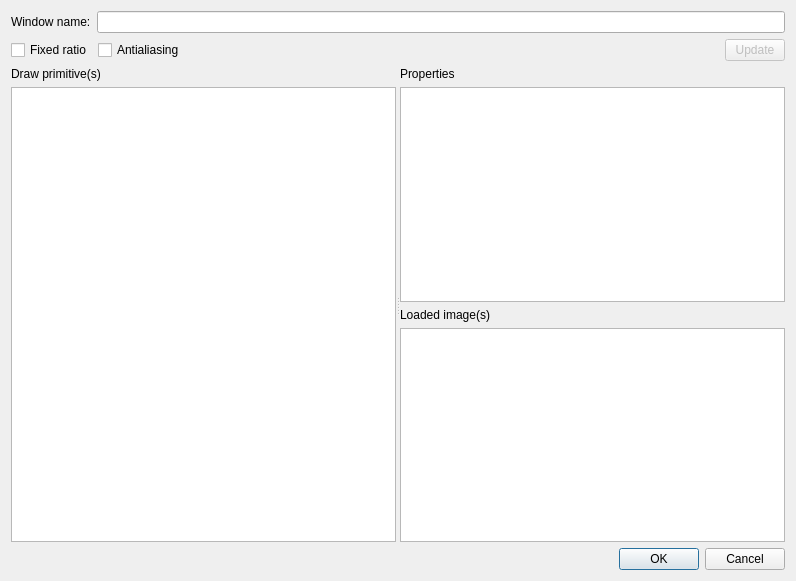
<?xml version="1.0" encoding="UTF-8"?>
<ui version="4.0">
 <class>UserDrawConfigDialog</class>
 <widget class="QDialog" name="UserDrawConfigDialog">
  <property name="geometry">
   <rect>
    <x>0</x>
    <y>0</y>
    <width>796</width>
    <height>581</height>
   </rect>
  </property>
  <property name="windowTitle">
   <string>Configure user draw window</string>
  </property>
  <layout class="QVBoxLayout" name="verticalLayout_3">
   <item>
    <layout class="QHBoxLayout" name="horizontalLayout">
     <item>
      <widget class="QLabel" name="label">
       <property name="text">
        <string>Window name:</string>
       </property>
      </widget>
     </item>
     <item>
      <widget class="QLineEdit" name="WindowNameLineEdit"/>
     </item>
    </layout>
   </item>
   <item>
    <layout class="QHBoxLayout" name="horizontalLayout_2">
     <item>
      <widget class="QCheckBox" name="FixedRatioCheckBox">
       <property name="text">
        <string>Fixed ratio</string>
       </property>
      </widget>
     </item>
     <item>
      <widget class="QCheckBox" name="AntialiasingCheckBox">
       <property name="text">
        <string>Antialiasing</string>
       </property>
      </widget>
     </item>
     <item>
      <spacer name="horizontalSpacer">
       <property name="orientation">
        <enum>Qt::Horizontal</enum>
       </property>
       <property name="sizeHint" stdset="0">
        <size>
         <width>40</width>
         <height>20</height>
        </size>
       </property>
      </spacer>
     </item>
     <item>
      <widget class="QPushButton" name="UpdatePushButton">
       <property name="enabled">
        <bool>false</bool>
       </property>
       <property name="maximumSize">
        <size>
         <width>60</width>
         <height>16777215</height>
        </size>
       </property>
       <property name="text">
        <string>Update</string>
       </property>
      </widget>
     </item>
    </layout>
   </item>
   <item>
    <widget class="QSplitter" name="splitter">
     <property name="orientation">
      <enum>Qt::Horizontal</enum>
     </property>
     <widget class="QWidget" name="layoutWidget_1">
      <layout class="QVBoxLayout" name="verticalLayout">
       <item>
        <widget class="QLabel" name="label_3">
         <property name="text">
          <string>Draw primitive(s)</string>
         </property>
        </widget>
       </item>
       <item>
        <widget class="QTreeView" name="DrawItemsTreeView"/>
       </item>
      </layout>
     </widget>
     <widget class="QWidget" name="layoutWidget_2">
      <layout class="QVBoxLayout" name="verticalLayout_2">
       <item>
        <widget class="QLabel" name="label_4">
         <property name="text">
          <string>Properties</string>
         </property>
        </widget>
       </item>
       <item>
        <widget class="QTableView" name="PropertiesTableView">
         <attribute name="horizontalHeaderCascadingSectionResizes">
          <bool>true</bool>
         </attribute>
         <attribute name="horizontalHeaderStretchLastSection">
          <bool>true</bool>
         </attribute>
         <attribute name="verticalHeaderCascadingSectionResizes">
          <bool>true</bool>
         </attribute>
         <attribute name="verticalHeaderStretchLastSection">
          <bool>false</bool>
         </attribute>
        </widget>
       </item>
       <item>
        <widget class="QLabel" name="label_2">
         <property name="text">
          <string>Loaded image(s)</string>
         </property>
        </widget>
       </item>
       <item>
        <widget class="QTableView" name="ImageTableView"/>
       </item>
      </layout>
     </widget>
    </widget>
   </item>
   <item>
    <widget class="QDialogButtonBox" name="buttonBox">
     <property name="orientation">
      <enum>Qt::Horizontal</enum>
     </property>
     <property name="standardButtons">
      <set>QDialogButtonBox::Cancel|QDialogButtonBox::Ok</set>
     </property>
    </widget>
   </item>
  </layout>
 </widget>
 <resources/>
 <connections>
  <connection>
   <sender>buttonBox</sender>
   <signal>accepted()</signal>
   <receiver>UserDrawConfigDialog</receiver>
   <slot>accept()</slot>
   <hints>
    <hint type="sourcelabel">
     <x>248</x>
     <y>254</y>
    </hint>
    <hint type="destinationlabel">
     <x>157</x>
     <y>274</y>
    </hint>
   </hints>
  </connection>
  <connection>
   <sender>buttonBox</sender>
   <signal>rejected()</signal>
   <receiver>UserDrawConfigDialog</receiver>
   <slot>reject()</slot>
   <hints>
    <hint type="sourcelabel">
     <x>316</x>
     <y>260</y>
    </hint>
    <hint type="destinationlabel">
     <x>286</x>
     <y>274</y>
    </hint>
   </hints>
  </connection>
 </connections>
</ui>
